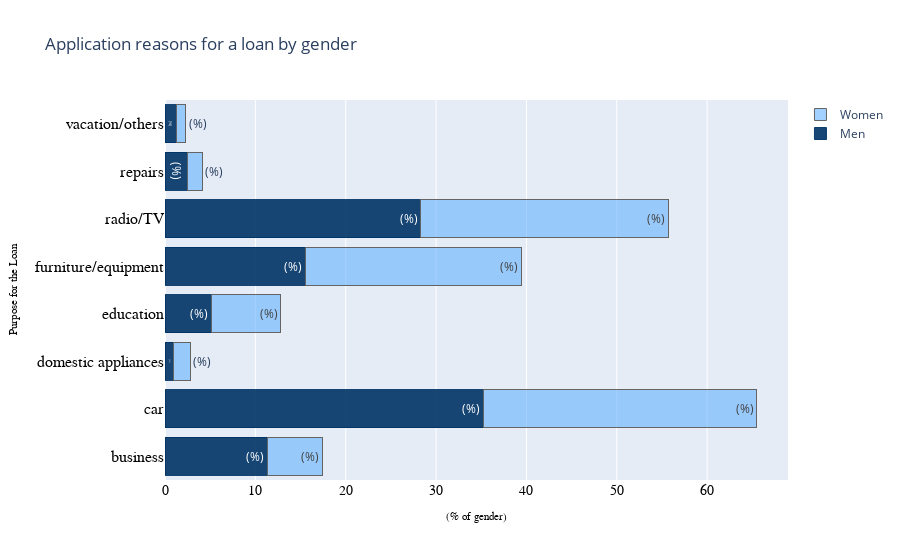

The code cell stored with this chart in its notebook:
### Markdown cell above
#### Application reasons for a loan by gender

### Code cell
m_purpose = sex_purpose['male'].values.tolist()
f_purpose = sex_purpose['female'].values.tolist()

# Round values
male_purpose   = ['%.2f' % elem for elem in m_purpose]
female_purpose = ['%.2f' % elem for elem in f_purpose]

male = go.Bar(
    y=['business', 'car', 'domestic appliances', 'education', 'furniture/equipment',
      'radio/TV', 'repairs', 'vacation/others'],
    x=male_purpose,
    name='Men',
    text='(%)',
    orientation = 'h',
    marker = dict(
        color = 'rgba(0, 51, 102, 0.9)',
        line = dict(
            color = 'rgba(0, 51, 102, 0.9)',
            width = 1)
    )
)
female = go.Bar(
    y=['business', 'car', 'domestic appliances', 'education', 'furniture/equipment',
      'radio/TV', 'repairs', 'vacation/others'],
    x=female_purpose,
    name='Women',
    text='(%)',
    orientation = 'h',
    marker = dict(
        color = 'rgba(102, 178, 255, 0.6)',
        line = dict(
            color = 'rgba(100, 100, 100, 1.0)',
            width = 1)
    )
)

data = [male, female]
layout = dict(
    title='Application reasons for a loan by gender',
     xaxis=dict(
        title='(% of gender)',
        titlefont=dict(
            family='Arial, sans-serif',
            size=11,
            color='black'
        ),
        showticklabels=True,
        tickangle=0,
        tickfont=dict(
            family='Old Standard TT, serif',
            size=14,
            color='black'
        ),
        exponentformat='e',
        showexponent='all'
    ),
    yaxis=dict(
        title='Purpose for the Loan',
        titlefont=dict(
            family='Arial, sans-serif',
            size=11,
            color='black'
        ),
        showticklabels=True,
        tickangle=0,
        tickfont=dict(
            family='Old Standard TT, serif',
            size=16,
            color='black'
        ),
        exponentformat='e',
        showexponent='all'
    ),
    barmode='stack'
)

fig = dict(data=data, layout=layout)
iplot(fig, filename='marker-h-bar')

### Figure 1 — Plotly figure (JSON) as saved in the notebook; plotly's stock layout.template omitted (floating-point values rounded to 4 significant figures)
{"data": [{"marker": {"color": "rgba(0, 51, 102, 0.9)", "line": {"color": "rgba(0, 51, 102, 0.9)", "width": 1}}, "name": "Men", "orientation": "h", "text": "(%)", "type": "bar", "x": ["11.30", "35.20", "0.90", "5.10", "15.50", "28.30", "2.50", "1.30"], "y": ["business", "car", "domestic appliances", "education", "furniture/equipment", "radio/TV", "repairs", "vacation/others"]}, {"marker": {"color": "rgba(102, 178, 255, 0.6)", "line": {"color": "rgba(100, 100, 100, 1.0)", "width": 1}}, "name": "Women", "orientation": "h", "text": "(%)", "type": "bar", "x": ["6.10", "30.30", "1.90", "7.70", "23.90", "27.40", "1.60", "1.00"], "y": ["business", "car", "domestic appliances", "education", "furniture/equipment", "radio/TV", "repairs", "vacation/others"]}], "layout": {"barmode": "stack", "title": {"text": "Application reasons for a loan by gender"}, "xaxis": {"exponentformat": "e", "showexponent": "all", "showticklabels": true, "tickangle": 0, "tickfont": {"color": "black", "family": "Old Standard TT, serif", "size": 14}, "title": {"font": {"color": "black", "family": "Arial, sans-serif", "size": 11}, "text": "(% of gender)"}}, "yaxis": {"exponentformat": "e", "showexponent": "all", "showticklabels": true, "tickangle": 0, "tickfont": {"color": "black", "family": "Old Standard TT, serif", "size": 16}, "title": {"font": {"color": "black", "family": "Arial, sans-serif", "size": 11}, "text": "Purpose for the Loan"}}}}
